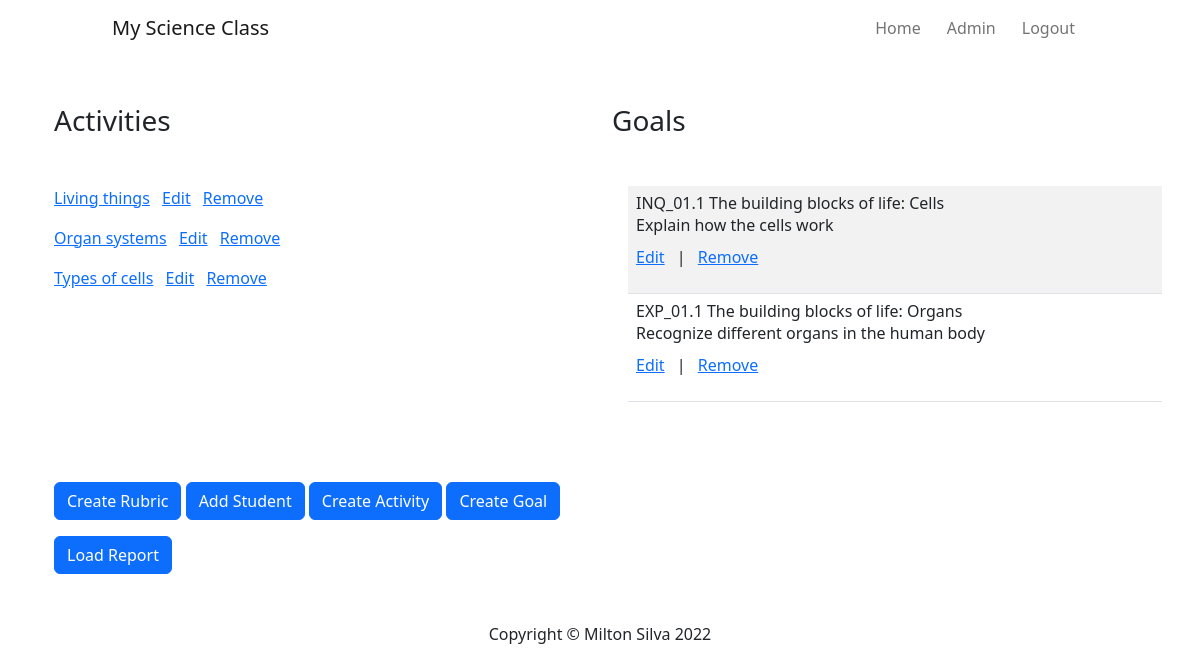
Page /admin-home (signed in) on the earlier database version.
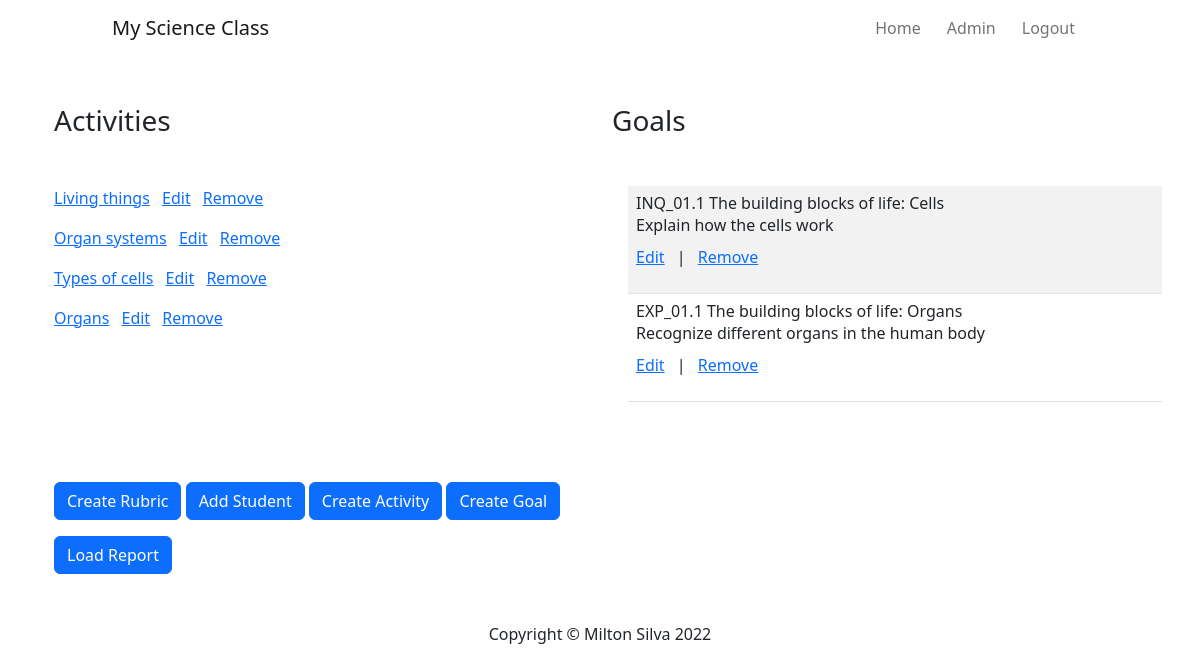
Same page on the later database version.
### databases.py (models this page shows)
class Activity(db.Model):
    __tablename__ = "activities"
    id = db.Column(db.Integer, primary_key=True)
    activity_name = db.Column(db.String(100), nullable=False)
    rubric_id = db.Column(db.Integer, db.ForeignKey("rubrics.id"))
    rubric = relationship("Rubric", back_populates="activity")
    goal_id = db.Column(db.String(15), db.ForeignKey("goals.code"))
    goal = relationship("Goal", back_populates="activity")
    item_grade = relationship("ItemGrade", back_populates="activity")
    activity_grade = relationship("ActivityGrade", back_populates="activity")

class Goal(db.Model):
    __tablename__ = "goals"
    code = db.Column(db.String(15), primary_key=True)
    goal_description = db.Column(db.String(1000), nullable=False)
    level = db.Column(db.String(250), nullable=False)
    competency = db.Column(db.String(250), nullable=False)
    topic = db.Column(db.String(250), nullable=False)
    activity = relationship("Activity", back_populates="goal")

### main.py (the view)
@app.route('/admin-home')
@login_required
@admin_only
def admin_home():
    goals = Goal.query.all()
    activities = Activity.query.all()
    return render_template('admin-home.html', current_user=current_user, all_goals=goals, all_activities=activities)

### main.py (called while the page is built)
@login_manager.user_loader
def load_user(user_id):
    return User.query.get(int(user_id))

def admin_only(f):
    @wraps(f)
    def decorated_function(*args, **kwargs):
        if current_user.group != "ADMIN":
            return abort(403)
        return f(*args, **kwargs)
    return decorated_function

### templates/admin-home.html (shortened to what this page needs)
{% extends 'base.html' %}
{% import "bootstrap/wtf.html" as wtf %}
{% block page_content %}
<div class="container">
    <div class="row mt-5">
        <div class="col-md-6">
            <h3 class="mb-5">Activities</h3>
                {% for activity in all_activities %}
                <p><a href="{{ url_for('grade_activity', activity_id=activity.id) }}">{{ activity.activity_name }}</a>
                    <a href="{{ url_for('edit_activity', activity_id=activity.id) }}" class="px-2">Edit</a>
                    <a href="{{ url_for('delete_act', activity_id=activity.id) }}">Remove</a>
                </p>
                {% endfor %}
        </div>
        <div class="col-md-6">
            <h3 class="mb-5">Goals</h3>
            <table class="table table-striped">
                <tbody>
                    {% for goal in all_goals: %}
                    <tr>
                        <td>
                            <h6 class="mb-0">{{ goal.code }} {{ goal.topic }}</h6>
                            <p class="mb-2">{{ goal.goal_description }}</p>
                            <p>
                                <a href="{{ url_for('edit_goal', goal_code=goal.code) }}" class="pe-2">Edit</a>  |
                                <a href="{{ url_for('delete_goal', goal_code=goal.code) }}" class="ps-2">Remove</a>
                            </p>
                        </td>
                    </tr>
                    {% endfor %}
                </tbody>
            </table>
        </div>
        <div class="mt-5">
            <a class="btn btn-primary mt-3" href="{{ url_for('new_rubric') }}">Create Rubric</a>
            <a class="btn btn-primary mt-3" href="#">Add Student</a>
            <a class="btn btn-primary mt-3" href="{{ url_for('add_activity') }}">Create Activity</a>
            <a class="btn btn-primary mt-3" href="{{ url_for('add_goal') }}">Create Goal</a><br>
            <a class="btn btn-primary mt-3" href="{{ url_for('grades_report') }}">Load Report</a>
        </div>
    </div>
</div>
{% include "footer.html" %}
{% endblock %}

### templates/base.html (shortened to what this page needs)
{% extends "bootstrap/base.html" %}
{% block head %}
<link rel="stylesheet" href="https://cdn.jsdelivr.net/npm/bootstrap@5.2.0/dist/css/bootstrap.min.css">
<link rel="stylesheet" href="{{ url_for('static', filename='css/style.css') }}">
{% endblock %}
{% block navbar %}
<div>
    <nav class="navbar navbar-expand-lg" style="background-color: white;">
        <div class="container-fluid nav-items">
            <a class="navbar-brand" href="{{ url_for('home') }}">My Science Class</a>
            <div class="collapse navbar-collapse justify-content-end" id="navbarNavAltMarkup">
                <div class="navbar-nav">
                    <a class="nav-link" aria-current="page" href="{{ url_for('home') }}">Home</a>
                    {% if not current_user.is_authenticated: %}
                    <a class="nav-link" href="{{ url_for('login') }}">Login</a>
                    <a class="nav-link" href="{{ url_for('register') }}">Sign up</a>
                    {% else: %}
                    <a class="nav-link" href="{{ url_for('admin_home') }}">Admin</a>
                    <a class="nav-link" href="{{ url_for('logout') }}">Logout</a>
                    {% endif %}
                </div>
            </div>
        </div>
    </nav>
</div>
{% endblock %}
{% block content %}
<div class="container">
    {% block page_content %}{% endblock %}
{% endblock %}

### templates/footer.html (shortened to what this page needs)
<footer>
    <div class="container mt-5">
        <div class="row">
            <div class="col-lg-8 col-md-10 mx-auto">
                <p>Copyright &copy; Milton Silva 2022</p>
            </div>
        </div>
    </div>
</footer>
</body>
</html>

### static/css/style.css (style rules this page uses)
.nav-items { margin: 0 100px; }
.nav-link { margin: auto 5px }
footer { text-align: center; }
.table { border-spacing: 0; margin: 1rem; background-color: #ffffff; }

Differences in the rows shown:
added Activity: activity_name "Organs"
